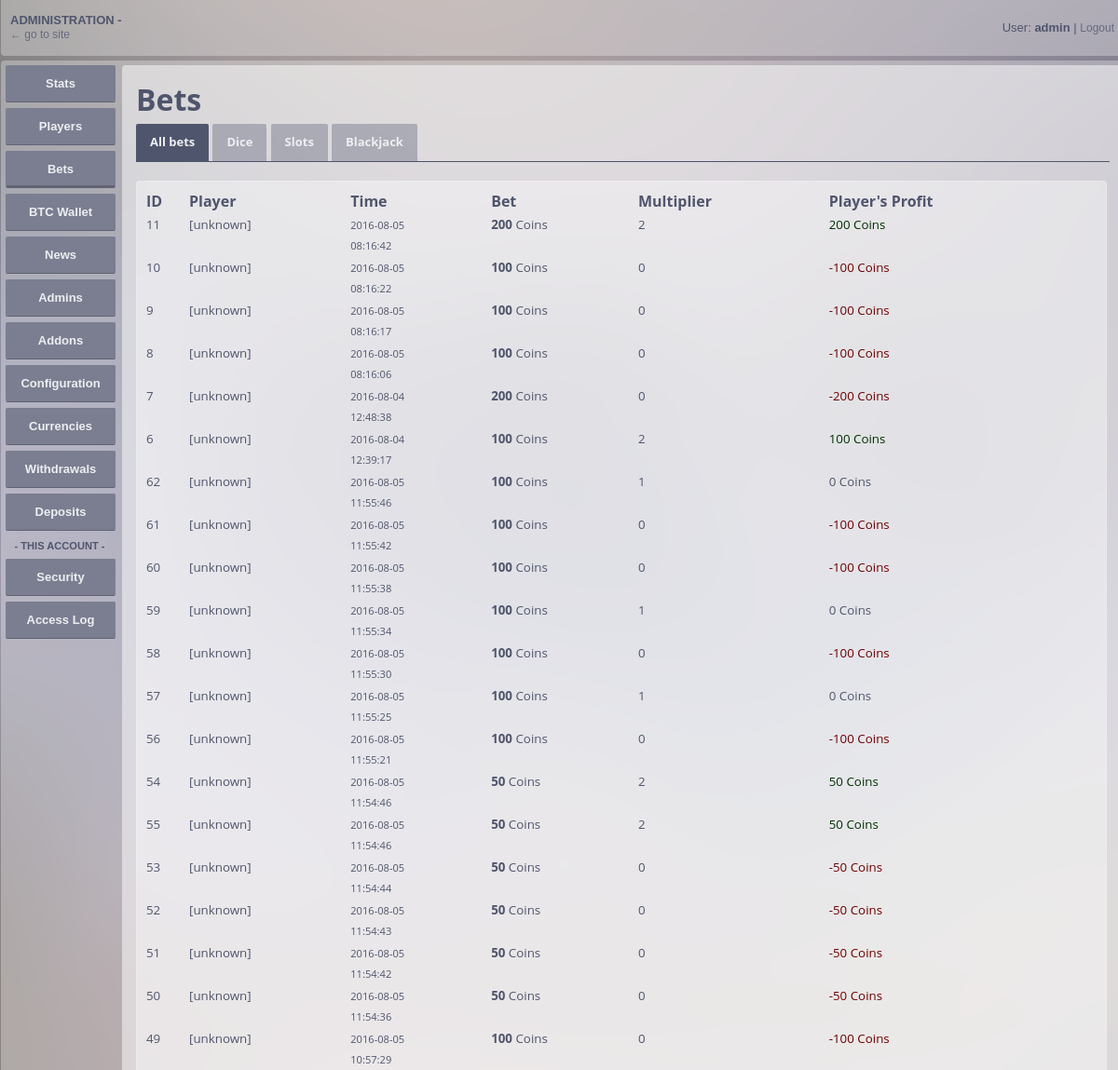
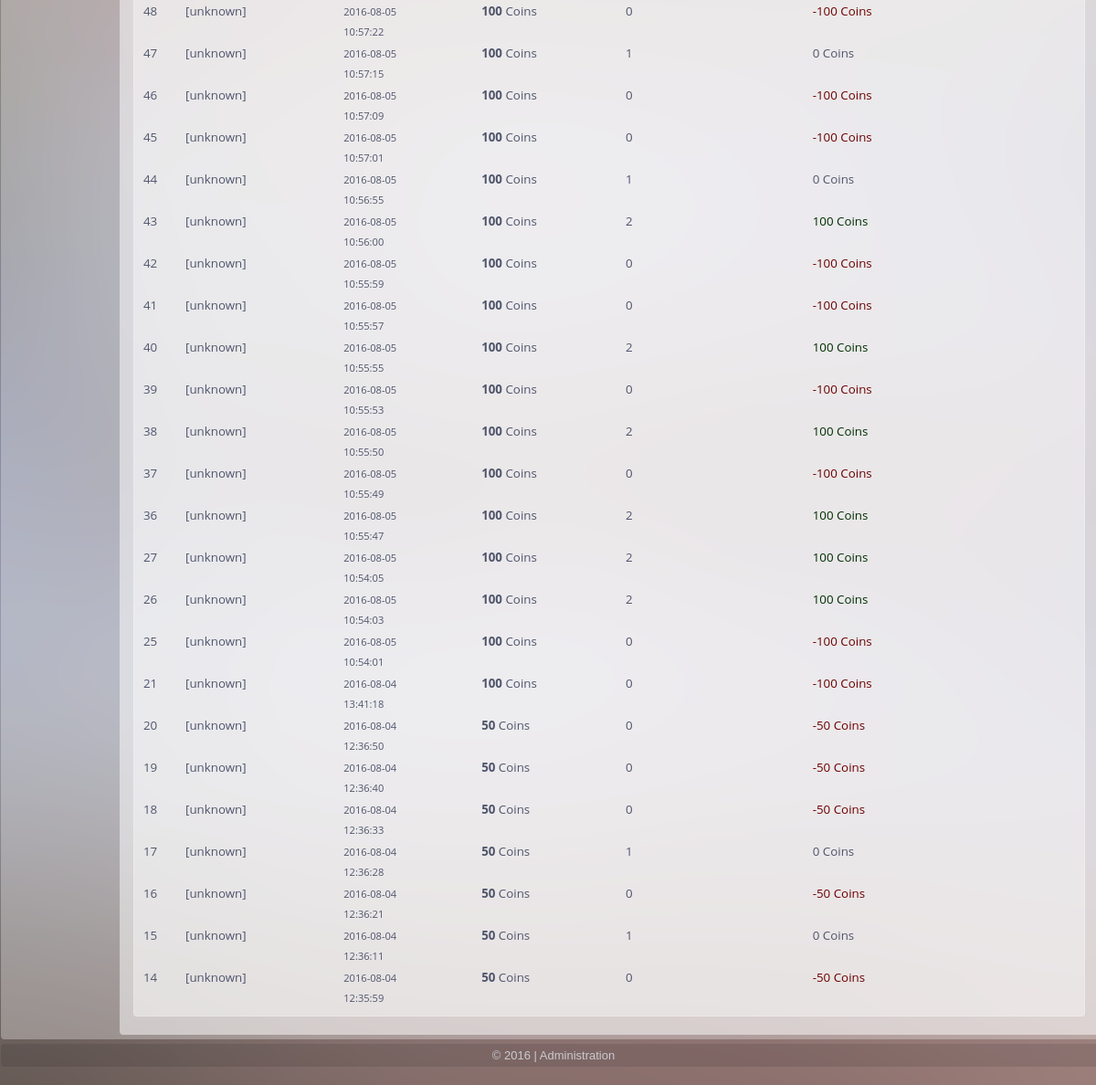
Page /admin/?p=bets (signed in) on the committed database (2 pictures, top to bottom).
### tables this page shows
CREATE TABLE `games` (
  `id` int(255) NOT NULL AUTO_INCREMENT,
  `player` int(255) NOT NULL,
  `player_deck` text NOT NULL,
  `player_deck_stand` int(1) NOT NULL DEFAULT '0',
  `player_deck_2` text NOT NULL,
  `player_deck_2_stand` int(1) NOT NULL DEFAULT '0',
  `dealer_deck` text NOT NULL,
  `ended` int(1) NOT NULL DEFAULT '0',
  `bet_amount` double NOT NULL,
  `winner` text NOT NULL,
  `multiplier` double NOT NULL DEFAULT '0',
  `time` timestamp NOT NULL DEFAULT CURRENT_TIMESTAMP,
  `initial_shuffle` text NOT NULL,
  `client_seed` text NOT NULL,
  `final_shuffle` text NOT NULL,
  `used_cards` int(255) NOT NULL,
  `accessable_actions` int(1) NOT NULL,
  `canhit` int(1) NOT NULL DEFAULT '1',
  `insurance_process` int(1) NOT NULL DEFAULT '0',
  `note` text NOT NULL,
  PRIMARY KEY (`id`)
);

CREATE TABLE `spins` (
  `id` int(255) NOT NULL AUTO_INCREMENT,
  `player` int(255) NOT NULL,
  `bet_amount` double NOT NULL,
  `server_seed` text NOT NULL,
  `client_seed` text NOT NULL,
  `result` text NOT NULL,
  `game` VARCHAR(20) NOT NULL,
  `multiplier` double NOT NULL,
  `payout` double NOT NULL,
  `time` timestamp NOT NULL DEFAULT CURRENT_TIMESTAMP,
  PRIMARY KEY (`id`),
  KEY `player` (`player`)
);

### inc/db_functions.php (called while the page is built, shortened)
<?php
function db_query($q) {
  include __DIR__.'/db-conf.php';
  $return = mysqli_query($db,$q);
  return $return;
}
function db_fetch_array($q) {
  return mysqli_fetch_array($q);
}
?>

### admin/pages/bets.php (the view, shortened to what this page needs)
<?php
if(isset($_GET['g']) && $_GET['g'] == 'blackjack'){
  $query_=db_query("SELECT * FROM `games` WHERE `bet_amount`!=0 ORDER BY `time` DESC");
  $pocet=db_num_rows(db_query("SELECT `id` FROM `games` WHERE `bet_amount`!=0"));
}
else if(isset($_GET['g'])) {
  $where_game = "AND `game`='".$_GET['g']."'";
  $query_=db_query("SELECT * FROM `spins` WHERE `bet_amount`!=0 ".$where_game." ORDER BY `time` DESC");
  $pocet=db_num_rows(db_query("SELECT `id` FROM `spins` WHERE `bet_amount`!=0 ".$where_game));
}
else{
  $query_=db_query("SELECT * FROM `games` WHERE `bet_amount`!=0 ORDER BY `time` DESC");
  $query__=db_query("SELECT * FROM `spins` WHERE `bet_amount`!=0 ORDER BY `time` DESC");
}
?>
<link rel="stylesheet" type="text/css" href="https://cdn.datatables.net/v/dt/dt-1.10.12/datatables.min.css"/>
<h1>Bets</h1>
<div class="menu_ menu-horizontal">
  <ul>
    <li><a href="?p=bets" class="<?php if (!isset($_GET['g'])) echo 'active_'; ?>">All bets</a></li>
    <li><a href="?p=bets&g=dice" class="<?php if (isset($_GET['g']) && $_GET['g']=='dice') echo 'active_'; ?>">Dice</a></li>
    <li><a href="?p=bets&g=slots" class="<?php if (isset($_GET['g']) && $_GET['g']=='slots') echo 'active_'; ?>">Slots</a></li>
    <li><a href="?p=bets&g=blackjack" class="<?php if (isset($_GET['g']) && $_GET['g']=='blackjack') echo 'active_'; ?>">Blackjack</a></li>
  </ul>
</div>
<div class="zprava" style="margin-top: 20px">
<table class="vypis_table" id="bets_table">
  <thead>
  <tr class="vypis_table_head">
    <th>ID</th>
    <th>Player</th>
    <th>Time</th>
    <th>Bet</th>
    <th>Multiplier</th>
    <th>Player's Profit</th>
  </tr>
  </thead>
  <tbody>
  <?php
  while ($row=db_fetch_array($query_)) {
    if (db_num_rows(db_query("SELECT `username` FROM `players` WHERE `id`=$row[player] LIMIT 1"))!=0)
      $player=db_fetch_array(db_query("SELECT `username` FROM `players` WHERE `id`=$row[player] LIMIT 1"));
    else $player['username']='[unknown]';
    echo '<tr class="vypis_table_obsah">';
    echo '<td><small>'.$row['id'].'</small></td>';
    echo '<td title="'.$player['username'].'"><small>'.zkrat($player['username'],10,'<b>...</b>').'</small></td>';
    echo '<td><small><small>'.str_replace(' ','<br>',$row['time']).'</small></small></td>';
    echo '<td><small><b>'.n_num($row['bet_amount']).'</b> Coins</small></td>';
    echo '<td><small>'.$row['multiplier'].'</small></td>';
    echo '<td><small>'.profit($row['multiplier']*$row['bet_amount']-$row['bet_amount']).'</small></td>';
    echo '</tr>'."\n";
  }
  while ($row=db_fetch_array($query__)) {
    if (db_num_rows(db_query("SELECT `username` FROM `players` WHERE `id`=$row[player] LIMIT 1"))!=0)
      $player=db_fetch_array(db_query("SELECT `username` FROM `players` WHERE `id`=$row[player] LIMIT 1"));
    else $player['username']='[unknown]';
    echo '<tr class="vypis_table_obsah">';
    echo '<td><small>'.$row['id'].'</small></td>';
    echo '<td title="'.$player['username'].'"><small>'.zkrat($player['username'],10,'<b>...</b>').'</small></td>';
    echo '<td><small><small>'.str_replace(' ','<br>',$row['time']).'</small></small></td>';
    echo '<td><small><b>'.$row['bet_amount'].'</b> Coins</small></td>';
    echo '<td><small>'.$row['multiplier'].'</small></td>';
    echo '<td><small>'.profit($row['multiplier']*$row['bet_amount']-$row['bet_amount']).'</small></td>';
    echo '</tr>'."\n";
  }
  ?>
  </tbody>
</table>
</div>

### admin/index.php (shortened to what this page needs)
<?php
if (isset($_SESSION['logged_']) && $_SESSION['logged_']==true)
  $logged=true;
else $logged=false;
include __DIR__.'/../inc/db-conf.php';
include __DIR__.'/../inc/db_functions.php';
include __DIR__.'/../inc/functions.php';
$settings=db_fetch_array(db_query("SELECT * FROM `system` WHERE `id`=1 LIMIT 1"));
?>
<!DOCTYPE html>
<html>
  <head>
    <link type="text/css" rel="stylesheet" href="../styles/bootstrap-coingames-glyphonly.css">
    <link type="text/css" rel="stylesheet" href="../styles/lightbox.min.css">
    <link rel="stylesheet" type="text/css" href="./layout.css">
  </head>
  <body>
    <div id="all">
      <div id="content" style="text-align: center;">
        <div class="main head">
          <div style="float: left; text-align: left; margin-left: 5px; position: relative; top: 4px;">
            <b>ADMINISTRATION - <?php echo $settings['title']; ?></b>
            <br>
            <a href="http://<?php echo $settings['url']; ?>" target="_blank" title="Opens site in new window">← go to site</a>
          </div>
          <div style="float: right; margin-right: 10px; line-height: 40px;">
            User: <?php if ($logged) echo '<b>'.$_SESSION['username'].'</b> | <a href="./login.php?logout">Logout</a>'; else echo '<b>Unlogged</b>'; ?>
          </div>
        </div>
        <div class="main">
          <div class="obsah">
            <?php
            if (!$logged) {
              if (isset($_GET['login_error'])) echo '<div class="zprava zpravared"><b>Error: </b>Login error.</div>';
              if (isset($_GET['logouted'])) echo '<div class="zprava zpravagreen"><b>Success: </b>You have been logged out.</div>';
              if (!isset($_GET['totp'])) {
                ?>
                <form action="login.php" method="post">
                  <table id="loginT" border="0">
                    <tr><td>Username:</td><td><input type="text" name="hash_one"></td></tr>
                    <tr><td>Password:</td><td><input type="password" name="hash_sec"></td></tr>
                    <tr><td></td><td><input type="submit" name="prihlaseni" value="Login"></td></tr>
                  </table>
                </form>
                <?php
              }
              else {
                ?>
                <div class="zprava"><b>Notice:</b> Two-factor authentication is enabled for this account.</div>
                <form action="login.php" method="post">
                  <table id="loginT" border="0">
                    <tr><td>Username:</td><td><b><?php echo $_SESSION['2f_1']['username']; ?></b></td></tr>
                    <tr><td>Enter one-time password:</td><td><input type="text" name="totp"></td></tr>
                    <tr><td></td><td><input type="submit" name="prihlaseni" value="Login"></td></tr>
                  </table>
                </form>
                <?php
              }
            }
            else {
              if (!empty($_GET['p']) && file_exists('./pages/'.$_GET['p'].'.php'))
                include './pages/'.$_GET['p'].'.php';
              else if (empty($_GET['p'])) include './pages/home.php';
              else include '404.php';
            }
            ?>
          </div>
          <div class="menu_">
            <ul>
              <?php if (!$logged) { ?>
              <li><a href="./">Login</a></li>
              <?php } if ($logged) { ?>
              <li><a href="./"<?php if (!isset($_GET['p']) || (isset($_GET['p']) && $_GET['p']=='home')) echo ' class="active_"'; ?>>Stats</a></li>
              <li><a href="./?p=players"<?php if (isset($_GET['p']) && $_GET['p']=='players') echo ' class="active_"'; ?>>Players</a></li>
              <li><a href="./?p=bets"<?php if (isset($_GET['p']) && $_GET['p']=='bets') echo ' class="active_"'; ?>>Bets</a></li>
              <li><a href="./?p=wallet"<?php if (isset($_GET['p']) && $_GET['p']=='wallet') echo ' class="active_"'; ?>>BTC Wallet</a></li>
              <li><a href="./?p=news"<?php if (isset($_GET['p']) && $_GET['p']=='news') echo ' class="active_"'; ?>>News</a></li>
              <li><a href="./?p=admins"<?php if (isset($_GET['p']) && $_GET['p']=='admins') echo ' class="active_"'; ?>>Admins</a></li>
              <li><a href="./?p=addons"<?php if (isset($_GET['p']) && $_GET['p']=='addons') echo ' class="active_"'; ?>>Addons</a></li>
              <li><a href="./?p=configs"<?php if (isset($_GET['p']) && $_GET['p']=='configs') echo ' class="active_"'; ?>>Configuration</a></li>
              <li><a href="./?p=currencies"<?php if (isset($_GET['p']) && $_GET['p']=='currencies') echo ' class="active_"'; ?>>Currencies</a></li>
              <li><a href="./?p=withdrawals"<?php if (isset($_GET['p']) && $_GET['p']=='withdrawals') echo ' class="active_"'; ?>>Withdrawals</a></li>
              <li><a href="./?p=deposits"<?php if (isset($_GET['p']) && $_GET['p']=='deposits') echo ' class="active_"'; ?>>Deposits</a></li>
              <li><p align="center"><small><small><strong><strong>- THIS ACCOUNT -</strong></strong></small></small></p></li>
              <li><a href="./?p=set_ga"<?php if (isset($_GET['p']) && $_GET['p']=='set_ga') echo ' class="active_"'; ?>>Security</a></li>
              <li><a href="./?p=logs"<?php if (isset($_GET['p']) && $_GET['p']=='logs') echo ' class="active_"'; ?>>Access Log</a></li>
              <?php } ?>
            </ul>
          </div>
        </div>
        <div class="main paticka">&copy; <?php echo date('Y',time()).' '; ?> | <?php echo $settings['title']; ?> Administration</div>
      </div>
    </div>
  </body>
</html>

### inc/functions.php (shortened to what this page needs)
<?php
function zkrat($str, $max, $iflonger)
{
    return $str;
}
function n_num($num, $showall = false)
{
    $r = sprintf("%.8f", $num);
    if ($showall == true) return $r;
    else return rtrim(rtrim($r, '0'), '.');
}
function profit($profit)
{
    if ($profit < 0) {
        $class = 'loss';
    } else if ($profit > 0) $class = 'win';
    else $class = 'neutral';
    return '<span class="profit-' . $class . '"><span class="st-plus"></span>' . $profit . ' Coins</span>';
}

### admin/layout.css (style rules this page uses)
* { margin: 0; padding: 0; }
body { width: 100%; background-image: url('imgs/bg.png'); background-size: cover; color: #4F556C; font-family: sans-serif; }
h1 { margin-bottom: 5px; }
a { color: #9f9ea3; text-decoration: none; font-size: 12px; }
#all { width: 100%; text-align: center; }
#content { width: 1198px; margin-left: auto; margin-right: auto; text-align: left; }
.main { width: 1200px; margin-top: 5px; overflow: hidden; padding: 5px; margin-left: auto; margin-right: auto; text-align: left; background-color: rgba(255, 255, 255, 0.3); -webkit-border-radius: 4px; -moz-border-radius: 4px; border-radius: 4px; }
.menu_ { width: 116px; }
.menu_ ul { margin: 0; }
.menu_ ul li { list-style: none outside none; padding-bottom: 6px }
.menu_ ul a { display: inline-block; text-align: center; width: 116px; height: 38px; line-height: 38px; font-weight: bold; color: #edeef2; -webkit-border-radius: 2px; -moz-border-radius: 2px; border-radius: 2px; background-color: #7A7E90; font-size: 13px; border: 1px solid #7A7E90; border-bottom: 1px solid #616372; }
.menu_ ul a.active_ { height: 36px; border-bottom: 3px solid #616372; }
.menu_.menu-horizontal { width: 100%; margin-bottom: 20px; }
.menu_.menu-horizontal ul { border-bottom: 1px solid #4F556C }
.menu_.menu-horizontal ul li { display: inline-block; padding-bottom: 0px; }
.menu_.menu-horizontal ul a { border: 0px; height: 40px; border-radius: 2px 2px 0px 0px; background: rgba(122,126,144,0.5); width: auto; padding: 0px 15px; }
.menu_.menu-horizontal ul a.active_ { background: #4F556C; }
.obsah { float: right; width: 1045px; padding: 15px; font-family: "Open Sans",sans-serif; background-color: rgba(255, 255, 255, 0.5); -webkit-border-radius: 4px; -moz-border-radius: 4px; border-radius: 4px; }
table { width: 100%; }
table td { vertical-align: top; }
.paticka { margin-top: 5px; text-align: center; font-size: 13px; color: #CBCAD1; background-color: rgba(0, 0, 0, 0.1); margin-bottom: 20px; }
.head { margin-top: 0; text-align: center; font-size: 13px; padding: 10px 5px; -webkit-border-top-right-radius: 0; -webkit-border-top-left-radius: 0; -moz-border-radius-topright: 0; -moz-border-radius-topleft: 0; border-top-right-radius: 0; border-top-left-radius: 0; }
.head a { color: #666b7f; }
.zprava { background-color: rgba(255, 255, 255, 0.4); -webkit-border-radius: 4px; -moz-border-radius: 4px; border-radius: 4px; padding: 8px; width: 98%; border: 1px solid rgba(255, 255, 255, 0.2); margin-bottom: 5px; }
.profit-loss { color: #6d0000; }
.profit-win { color: #003001; }

### rows in the picture
games: id "11", username "[unknown]", time "2016-08-05 08:16:42", bet_amount "200", multiplier "2", profit "200"
games: id "10", username "[unknown]", time "2016-08-05 08:16:22", bet_amount "100", multiplier "0", profit "-100"
games: id "9", username "[unknown]", time "2016-08-05 08:16:17", bet_amount "100", multiplier "0", profit "-100"
games: id "8", username "[unknown]", time "2016-08-05 08:16:06", bet_amount "100", multiplier "0", profit "-100"
games: id "7", username "[unknown]", time "2016-08-04 12:48:38", bet_amount "200", multiplier "0", profit "-200"
games: id "6", username "[unknown]", time "2016-08-04 12:39:17", bet_amount "100", multiplier "2", profit "100"
spins: id "62", username "[unknown]", time "2016-08-05 11:55:46", bet_amount "100", multiplier "1", profit "0"
spins: id "61", username "[unknown]", time "2016-08-05 11:55:42", bet_amount "100", multiplier "0", profit "-100"
spins: id "60", username "[unknown]", time "2016-08-05 11:55:38", bet_amount "100", multiplier "0", profit "-100"
spins: id "59", username "[unknown]", time "2016-08-05 11:55:34", bet_amount "100", multiplier "1", profit "0"
spins: id "58", username "[unknown]", time "2016-08-05 11:55:30", bet_amount "100", multiplier "0", profit "-100"
spins: id "57", username "[unknown]", time "2016-08-05 11:55:25", bet_amount "100", multiplier "1", profit "0"
spins: id "56", username "[unknown]", time "2016-08-05 11:55:21", bet_amount "100", multiplier "0", profit "-100"
spins: id "54", username "[unknown]", time "2016-08-05 11:54:46", bet_amount "50", multiplier "2", profit "50"
spins: id "55", username "[unknown]", time "2016-08-05 11:54:46", bet_amount "50", multiplier "2", profit "50"
spins: id "53", username "[unknown]", time "2016-08-05 11:54:44", bet_amount "50", multiplier "0", profit "-50"
spins: id "52", username "[unknown]", time "2016-08-05 11:54:43", bet_amount "50", multiplier "0", profit "-50"
spins: id "51", username "[unknown]", time "2016-08-05 11:54:42", bet_amount "50", multiplier "0", profit "-50"
spins: id "50", username "[unknown]", time "2016-08-05 11:54:36", bet_amount "50", multiplier "0", profit "-50"
spins: id "49", username "[unknown]", time "2016-08-05 10:57:29", bet_amount "100", multiplier "0", profit "-100"
spins: id "48", username "[unknown]", time "2016-08-05 10:57:22", bet_amount "100", multiplier "0", profit "-100"
spins: id "47", username "[unknown]", time "2016-08-05 10:57:15", bet_amount "100", multiplier "1", profit "0"
spins: id "46", username "[unknown]", time "2016-08-05 10:57:09", bet_amount "100", multiplier "0", profit "-100"
spins: id "45", username "[unknown]", time "2016-08-05 10:57:01", bet_amount "100", multiplier "0", profit "-100"
spins: id "44", username "[unknown]", time "2016-08-05 10:56:55", bet_amount "100", multiplier "1", profit "0"
spins: id "43", username "[unknown]", time "2016-08-05 10:56:00", bet_amount "100", multiplier "2", profit "100"
spins: id "42", username "[unknown]", time "2016-08-05 10:55:59", bet_amount "100", multiplier "0", profit "-100"
spins: id "41", username "[unknown]", time "2016-08-05 10:55:57", bet_amount "100", multiplier "0", profit "-100"
spins: id "40", username "[unknown]", time "2016-08-05 10:55:55", bet_amount "100", multiplier "2", profit "100"
spins: id "39", username "[unknown]", time "2016-08-05 10:55:53", bet_amount "100", multiplier "0", profit "-100"
spins: id "38", username "[unknown]", time "2016-08-05 10:55:50", bet_amount "100", multiplier "2", profit "100"
spins: id "37", username "[unknown]", time "2016-08-05 10:55:49", bet_amount "100", multiplier "0", profit "-100"
spins: id "36", username "[unknown]", time "2016-08-05 10:55:47", bet_amount "100", multiplier "2", profit "100"
spins: id "27", username "[unknown]", time "2016-08-05 10:54:05", bet_amount "100", multiplier "2", profit "100"
spins: id "26", username "[unknown]", time "2016-08-05 10:54:03", bet_amount "100", multiplier "2", profit "100"
spins: id "25", username "[unknown]", time "2016-08-05 10:54:01", bet_amount "100", multiplier "0", profit "-100"
spins: id "21", username "[unknown]", time "2016-08-04 13:41:18", bet_amount "100", multiplier "0", profit "-100"
spins: id "20", username "[unknown]", time "2016-08-04 12:36:50", bet_amount "50", multiplier "0", profit "-50"
spins: id "19", username "[unknown]", time "2016-08-04 12:36:40", bet_amount "50", multiplier "0", profit "-50"
spins: id "18", username "[unknown]", time "2016-08-04 12:36:33", bet_amount "50", multiplier "0", profit "-50"
spins: id "17", username "[unknown]", time "2016-08-04 12:36:28", bet_amount "50", multiplier "1", profit "0"
spins: id "16", username "[unknown]", time "2016-08-04 12:36:21", bet_amount "50", multiplier "0", profit "-50"
spins: id "15", username "[unknown]", time "2016-08-04 12:36:11", bet_amount "50", multiplier "1", profit "0"
spins: id "14", username "[unknown]", time "2016-08-04 12:35:59", bet_amount "50", multiplier "0", profit "-50"

### other values in the picture
$_SESSION['username'] "admin"
